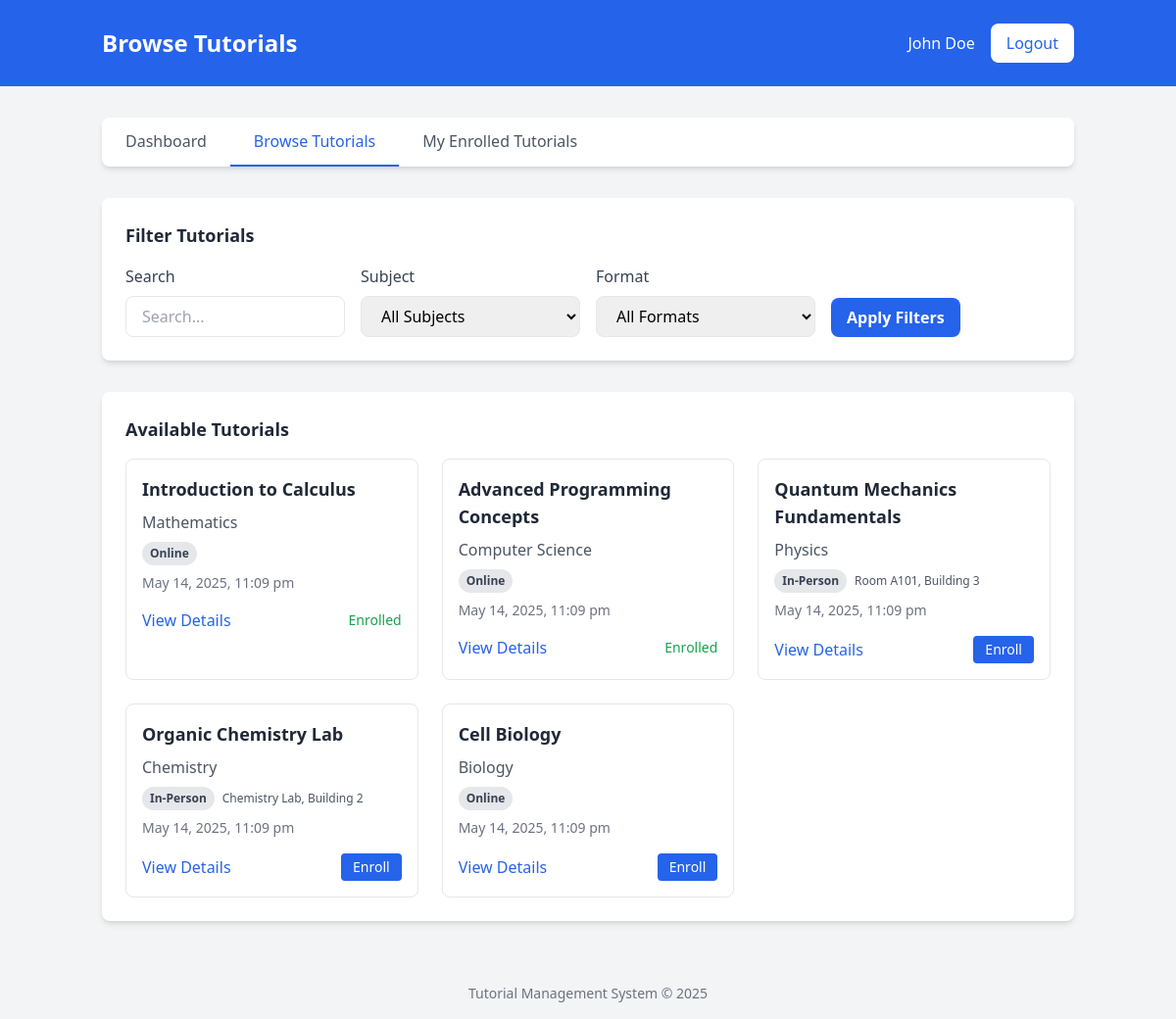
The app's page /student/tutorials.php (signed in) with its own data.
### tables this page shows
CREATE TABLE IF NOT EXISTS tutorials (
    id INT(11) NOT NULL AUTO_INCREMENT,
    title VARCHAR(255) NOT NULL,
    description TEXT NOT NULL,
    subject_id INT(11) NOT NULL,
    format ENUM('Online', 'In-Person') NOT NULL,
    location VARCHAR(255) DEFAULT NULL,
    file_url VARCHAR(255) DEFAULT NULL,
    upload_date DATETIME NOT NULL,
    PRIMARY KEY (id),
    FOREIGN KEY (subject_id) REFERENCES subjects(id)
);

CREATE TABLE IF NOT EXISTS subjects (
    id INT(11) NOT NULL AUTO_INCREMENT,
    name VARCHAR(100) NOT NULL UNIQUE,
    PRIMARY KEY (id)
);

### includes/functions.php (called while the page is built, shortened)
<?php
function formatDate($date) {
    return date("F j, Y, g:i a", strtotime($date));
}
function isEnrolled($user_id, $tutorial_id) {
    global $conn;
    $user_id = (int)$user_id;
    $tutorial_id = (int)$tutorial_id;
    $query = "SELECT * FROM enrollments WHERE user_id = $user_id AND tutorial_id = $tutorial_id";
    $result = mysqli_query($conn, $query);
    return ($result && mysqli_num_rows($result) > 0);
}
?>

### student/tutorials.php (the view, shortened to what this page needs)
<?php
require_once('../includes/config.php');
require_once('../includes/functions.php');
$user_id = $_SESSION['user_id'];
$search = isset($_GET['search']) ? sanitize($_GET['search']) : '';
$query = "SELECT t.*, s.name as subject_name FROM tutorials t
          JOIN subjects s ON t.subject_id = s.id WHERE 1=1";
$query .= " ORDER BY t.upload_date DESC";
$result = mysqli_query($conn, $query);
$tutorials = [];
if ($result) {
    while ($row = mysqli_fetch_assoc($result)) {
        $tutorials[] = $row;
    }
}
include_once('../includes/header.php');
?>
<div class="bg-blue-600">
    <div class="container mx-auto px-4 py-6">
        <div class="flex justify-between items-center">
            <h1 class="text-2xl font-bold text-white">Browse Tutorials</h1>
            <div class="flex items-center space-x-4">
                <span class="text-white"><?php echo $_SESSION['name']; ?></span>
                <a href="logout.php" class="bg-white text-blue-600 px-4 py-2 rounded-lg font-medium hover:bg-gray-100 transition duration-300">Logout</a>
            </div>
        </div>
    </div>
</div>
<div class="container mx-auto px-4 py-8">
    <div class="bg-white rounded-lg shadow-md mb-8">
        <div class="flex flex-wrap">
            <a href="dashboard.php" class="px-6 py-3 text-gray-600 font-medium hover:text-blue-600 transition duration-300">Dashboard</a>
            <a href="tutorials.php" class="px-6 py-3 text-blue-600 font-medium border-b-2 border-blue-600">Browse Tutorials</a>
            <a href="enrolled.php" class="px-6 py-3 text-gray-600 font-medium hover:text-blue-600 transition duration-300">My Enrolled Tutorials</a>
        </div>
    </div>
    <div class="bg-white rounded-lg shadow-md p-6 mb-8">
        <h2 class="text-lg font-semibold text-gray-800 mb-4">Filter Tutorials</h2>
        <form action="" method="GET" class="grid grid-cols-1 md:grid-cols-4 gap-4">
            <div>
                <label for="search" class="block text-gray-700 font-medium mb-2">Search</label>
                <input type="text" id="search" name="search" value="<?php echo $search; ?>" class="w-full px-4 py-2 border rounded-lg focus:outline-none focus:ring-2 focus:ring-blue-500" placeholder="Search...">
            </div>
            <div>
                <label for="subject" class="block text-gray-700 font-medium mb-2">Subject</label>
                <select id="subject" name="subject" class="w-full px-4 py-2 border rounded-lg focus:outline-none focus:ring-2 focus:ring-blue-500">
                    <option value="0">All Subjects</option>
                </select>
            </div>
            <div>
                <label for="format" class="block text-gray-700 font-medium mb-2">Format</label>
                <select id="format" name="format" class="w-full px-4 py-2 border rounded-lg focus:outline-none focus:ring-2 focus:ring-blue-500">
                    <option value="">All Formats</option>
                </select>
            </div>
            <div class="flex items-end">
                <button type="submit" class="bg-blue-600 hover:bg-blue-700 text-white font-bold py-2 px-4 rounded-lg transition duration-300">
                    Apply Filters
                </button>
            </div>
        </form>
    </div>
    <div class="bg-white rounded-lg shadow-md p-6">
        <h2 class="text-lg font-semibold text-gray-800 mb-4">Available Tutorials</h2>
        <?php if (empty($tutorials)): ?>
            <p class="text-gray-600">No tutorials match your filters. Try changing your search criteria.</p>
        <?php else: ?>
            <div class="grid grid-cols-1 md:grid-cols-2 lg:grid-cols-3 gap-6">
                <?php foreach ($tutorials as $tutorial): ?>
                    <div class="border rounded-lg overflow-hidden hover:shadow-lg transition duration-300">
                        <div class="p-4">
                            <h3 class="text-lg font-semibold text-gray-800 mb-2"><?php echo $tutorial['title']; ?></h3>
                            <p class="text-gray-600 mb-2"><?php echo $tutorial['subject_name']; ?></p>
                            <div class="flex items-center mb-2">
                                <span class="inline-block px-2 py-1 text-xs font-semibold bg-gray-200 text-gray-700 rounded-full">
                                    <?php echo $tutorial['format']; ?>
                                </span>
                                <?php if ($tutorial['format'] == 'In-Person'): ?>
                                    <span class="inline-block ml-2 text-xs text-gray-600">
                                        <?php echo $tutorial['location']; ?>
                                    </span>
                                <?php endif; ?>
                            </div>
                            <p class="text-sm text-gray-500 mb-4"><?php echo formatDate($tutorial['upload_date']); ?></p>
                            <div class="flex justify-between items-center">
                                <a href="view_tutorial.php?id=<?php echo $tutorial['id']; ?>" class="text-blue-600 hover:underline">View Details</a>
                                <?php if (isEnrolled($user_id, $tutorial['id'])): ?>
                                    <span class="text-green-600 text-sm font-medium">Enrolled</span>
                                <?php else: ?>
                                    <a href="enroll.php?id=<?php echo $tutorial['id']; ?>" class="bg-blue-600 hover:bg-blue-700 text-white text-sm font-medium py-1 px-3 rounded transition duration-300">
                                        Enroll
                                    </a>
                                <?php endif; ?>
                            </div>
                        </div>
                    </div>
                <?php endforeach; ?>
            </div>
        <?php endif; ?>
    </div>
</div>
<?php include_once('../includes/footer.php'); ?>

### records on screen
tutorials: title "Introduction to Calculus", subject.name "Mathematics", format "Online", upload_date "May 14, 2025, 11:09 pm", shows "Enrolled"
tutorials: title "Advanced Programming Concepts", subject.name "Computer Science", format "Online", upload_date "May 14, 2025, 11:09 pm", shows "Enrolled"
tutorials: title "Quantum Mechanics Fundamentals", subject.name "Physics", format "In-Person", location "Room A101, Building 3", upload_date "May 14, 2025, 11:09 pm"
tutorials: title "Organic Chemistry Lab", subject.name "Chemistry", format "In-Person", location "Chemistry Lab, Building 2", upload_date "May 14, 2025, 11:09 pm"
tutorials: title "Cell Biology", subject.name "Biology", format "Online", upload_date "May 14, 2025, 11:09 pm"

### other values on screen
$_SESSION['name'] "John Doe"
